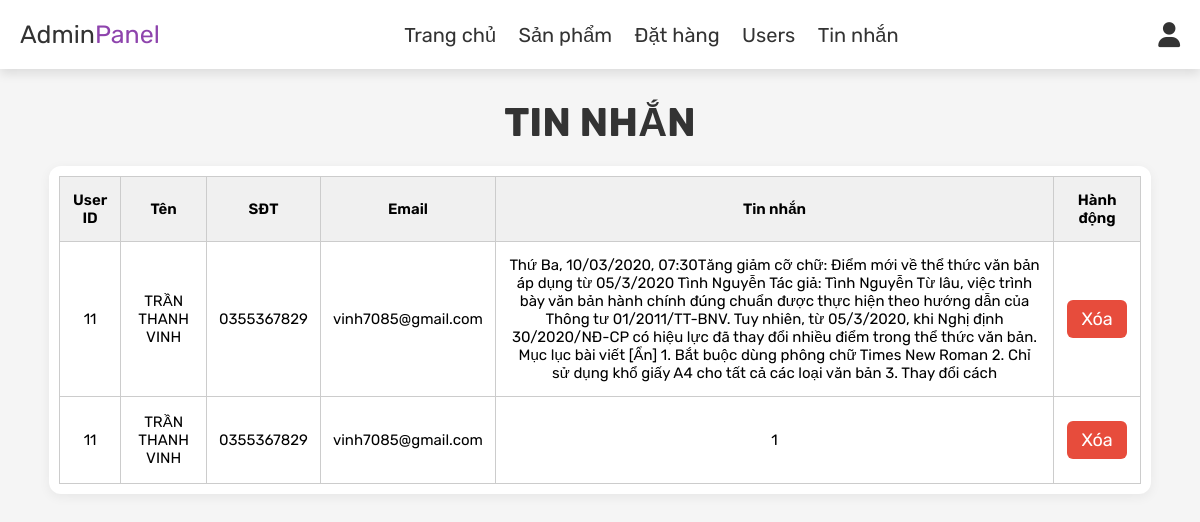
/project/admin_contacts.php (signed in), run on an earlier commit of the app's database.
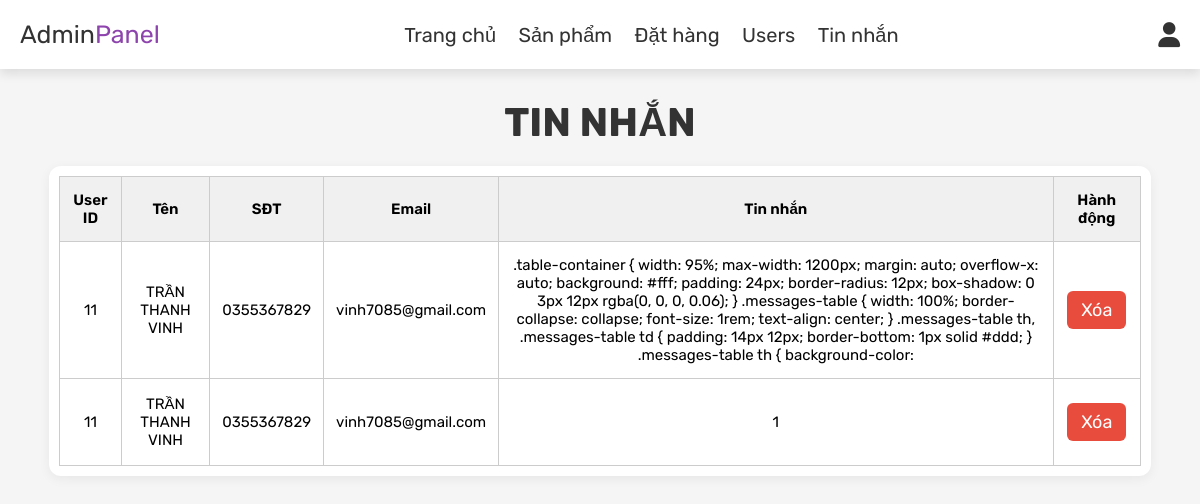
And on a later commit of the database.
### tables this page shows
CREATE TABLE `message` (
  `id` int(100) NOT NULL,
  `user_id` int(100) NOT NULL,
  `name` varchar(100) NOT NULL,
  `email` varchar(100) NOT NULL,
  `number` varchar(12) NOT NULL,
  `message` varchar(500) NOT NULL
);

### project/admin_contacts.php (the view, shortened to what this page needs)
<?php
include 'config.php';
?>
<!DOCTYPE html>
<html lang="en">
<head>
    <link rel="stylesheet" href="https://cdnjs.cloudflare.com/ajax/libs/font-awesome/6.0.0/css/all.min.css">
    <link rel="stylesheet" href="css/admin_style.css">
</head>
<body>
    <?php include 'admin_header.php'; ?>
    <section class="messages">
        <h1 class="title"> Tin nhắn </h1>
        <div class="table-container">
            <table class="messages-table">
                <thead>
                    <tr>
                        <th>User ID</th>
                        <th>Tên</th>
                        <th>SĐT</th>
                        <th>Email</th>
                        <th>Tin nhắn</th>
                        <th>Hành động</th>
                    </tr>
                </thead>
                <tbody>
                    <?php
                     $select_message = mysqli_query($conn, "SELECT * FROM `message` ORDER BY id DESC") or die('query failed');
                     if (mysqli_num_rows($select_message) > 0) {
                        while ($fetch_message = mysqli_fetch_assoc($select_message)) {
                     ?>
                    <tr>
                        <td><?php echo $fetch_message['user_id']; ?></td>
                        <td><?php echo $fetch_message['name']; ?></td>
                        <td><?php echo $fetch_message['number']; ?></td>
                        <td><?php echo $fetch_message['email']; ?></td>
                        <td><?php echo $fetch_message['message']; ?></td>
                        <td>
                            <a href="admin_contacts.php?delete=<?php echo $fetch_message['id']; ?>"
                                onclick="return confirm('Bạn có muốn xóa tin nhắn này?');" class="delete-btn">Xóa</a>
                        </td>
                    </tr>
                    <?php
                     }
                  } else {
                     echo '<tr><td colspan="6" style="text-align:center; padding: 15px;">Không có tin nhắn nào!</td></tr>';
                  }
                  ?>
                </tbody>
            </table>
        </div>
    </section>
</body>
</html>

What changed in the data, as far as the page shows it:
removed message: user "11", name "TRẦN THANH VINH", number "0355367829", email "vinh7085@gmail.com", message "Thứ Ba, 10/03/2020, 07:30Tăng giảm cỡ chữ: Điểm mới về thể thức văn bản áp dụng từ 05/3/2020 Tình Nguyễn Tác giả: Tình Nguyễn Từ lâu, việc trình bày văn bản hành chính đúng chuẩn được thực hiện theo hướng dẫn của Thông tư 01/2011/TT-BNV. Tuy nhiên, từ 05/3/2020, khi Nghị định 30/2020/NĐ-CP có hiệu lực đã thay đổi nhiều điểm trong thể thức văn bản. Mục lục bài viết [Ẩn] 1. Bắt buộc dùng phông chữ Times New Roman 2. Chỉ sử dụng khổ giấy A4 cho tất cả các loại văn bản 3. Thay đổi cách"
added message: user "11", name "TRẦN THANH VINH", number "0355367829", email "vinh7085@gmail.com", message ".table-container { width: 95%; max-width: 1200px; margin: auto; overflow-x: auto; background: #fff; padding: 24px; border-radius: 12px; box-shadow: 0 3px 12px rgba(0, 0, 0, 0.06); } .messages-table { width: 100%; border-collapse: collapse; font-size: 1rem; text-align: center; } .messages-table th, .messages-table td { padding: 14px 12px; border-bottom: 1px solid #ddd; } .messages-table th { background-color:"
